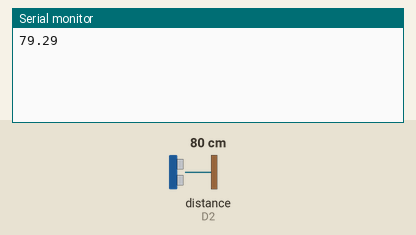
Recording of a sketch running on a simulated ESP8266 (NodeMCU). On the bench: the last lines printed to the serial monitor. Wiring (inferred from the names in the program): ultrasonic range finder: trigger D1; echo D2. The test bench sets the inputs (shaded band); at power-on: distance to the obstacle (sensor on D2) 80 cm. The echo pulse lasts 58.3 µs per cm; WiFi joins after 1.5 s; servers stay silent unless stated.

Above: at 3.0 s.
3.1 s: distance to the obstacle (sensor on D2) set to 2 cm
At 4.2 s:
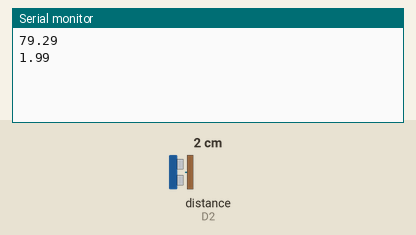
4.6 s: distance to the obstacle (sensor on D2) set to 4 cm
At 5.6 s:
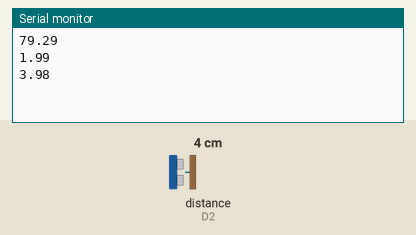
Timing chart, 0 to 7.6 s (numbered marks = the images above; inputs shaded):
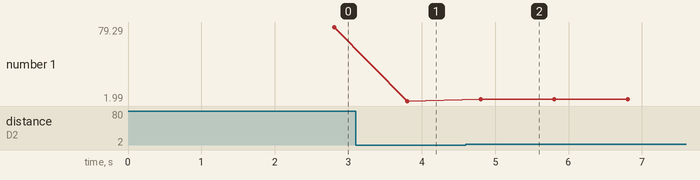

The sketch:

ultrasonic_blynk.ino
```cpp
#include <ESP8266WiFi.h>
#include <BlynkSimpleEsp8266.h>

#define TRIGGER_PIN D1    // Pin D1 (GPIO5) terhubung ke pin Trigger sensor ultrasonik
#define ECHO_PIN D2       // Pin D2 (GPIO4) terhubung ke pin Echo sensor ultrasonik

char auth[] = "NS2aP2GQrIcFl6z3SjK9_Y1clvELAQrm";  // Masukkan token otentikasi Blynk
char ssid[] = "vivo1802";            // Masukkan nama SSID WiFi
char pass[] = "1234567890";      // Masukkan kata sandi WiFi

BlynkTimer timer;

void setup()
{
  Serial.begin(115200);
  Blynk.begin(auth, ssid, pass);

  pinMode(TRIGGER_PIN, OUTPUT);
  pinMode(ECHO_PIN, INPUT);

  timer.setInterval(1000L, measureDistance);  // Mengukur jarak setiap 1 detik
}

void loop()
{
  Blynk.run();
  timer.run();
}

void measureDistance()
{
  digitalWrite(TRIGGER_PIN, LOW);
  delayMicroseconds(2);
  digitalWrite(TRIGGER_PIN, HIGH);
  delayMicroseconds(10);
  digitalWrite(TRIGGER_PIN, LOW);

  long duration = pulseIn(ECHO_PIN, HIGH);
  float distance = duration * 0.034 / 2;  // Menghitung jarak dalam centimeter
  Serial.println(distance);            // Menampilkan jarak pada Serial Monitor

  Blynk.virtualWrite(V6, distance);  // Mengirim jarak ke pin virtual V6 di aplikasi Blynk
}
```

Measured:
- after the input at 3.1 s, the serial monitor: prints a new line after 0.70 s (image 1)
- after the input at 4.6 s, the serial monitor: prints a new line after 0.20 s (image 2)
- plotted number 1: 79.29 → 1.99 after the input at 3.1 s, 1.99 → 3.98 after the input at 4.6 s
